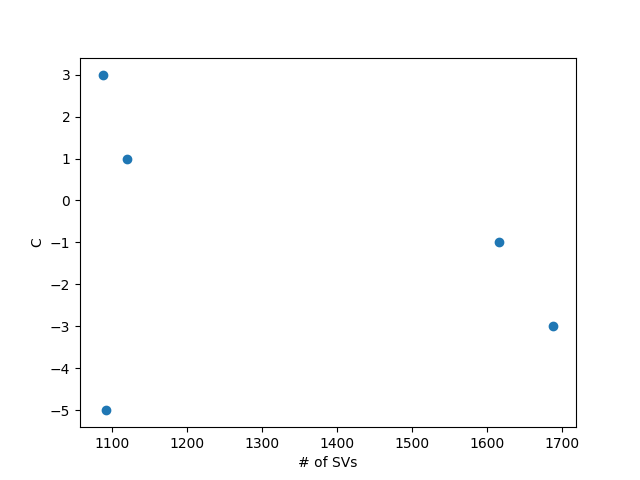

The script that drew this image:
from sklearn import svm
from sklearn.svm import SVC  
import numpy as np
import math
from matplotlib import pyplot as plt

filename = 'training.txt'

def readin_data():
  data = []
  datay = []
  with open(filename) as file:
    lines = [line.split() for line in file]
    for i in lines:
      data.append([float(i[1]) , float(i[2])])
      datay.append(float(i[0]))

  return data , datay

def picking_data(data , need_value):
  label = []
  for i in data:
    if i != need_value:
      label.append(-1)
    else:
      label.append(1)
  return label




data , datay = readin_data()
label = picking_data(datay , 8)
C_value = [-5 , -3 , -1 , 1 , 3]
SVs = []
SVs_number = []
for i in C_value:
  clf = svm.SVC(kernel='poly' , degree=2 , coef0=1 , gamma=1 , C=10**i)
  clf.fit(data, label)  

  SVs = clf.support_vectors_
  SVs_number.append(len(SVs))
  print 'C:' , i , '#:' , SVs_number[-1]
  print 'SV:' , SVs


plt.scatter(SVs_number , C_value)
plt.xlabel('# of SVs')
plt.ylabel('C')
plt.show()
